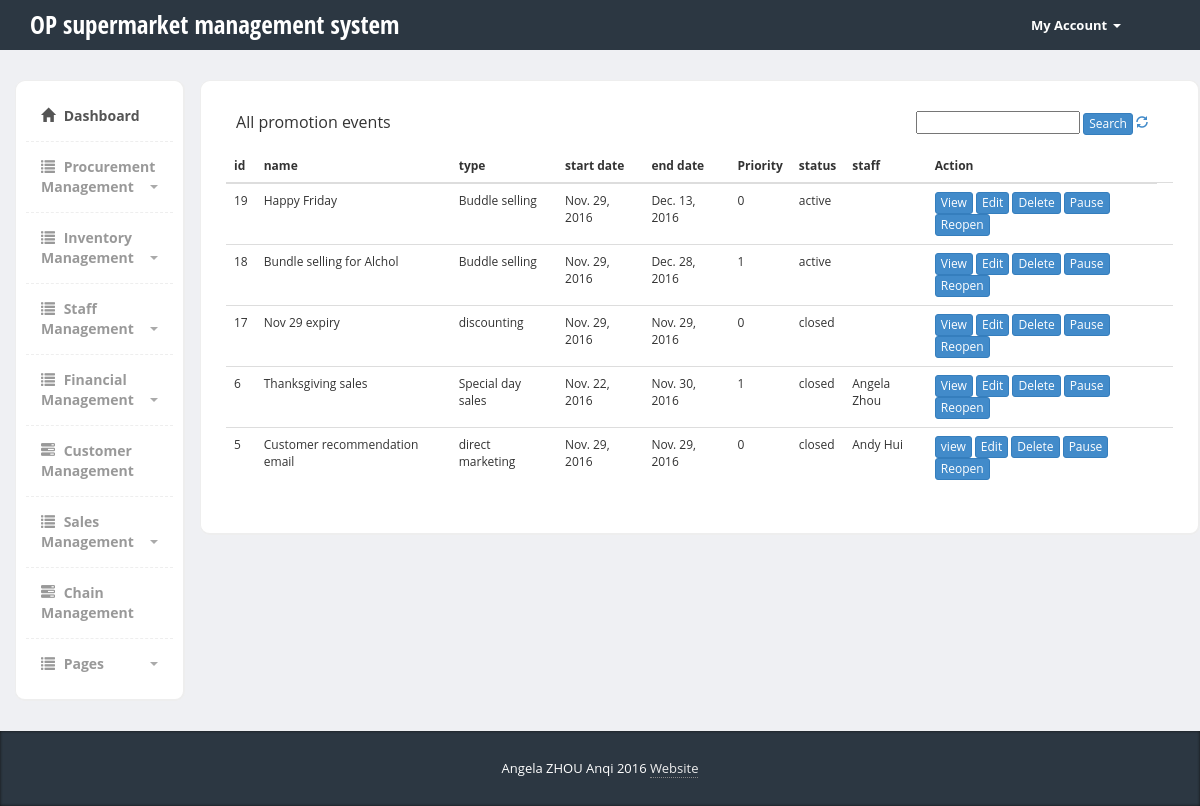
The app's page /sms/sales_management/proact_management/, older data.
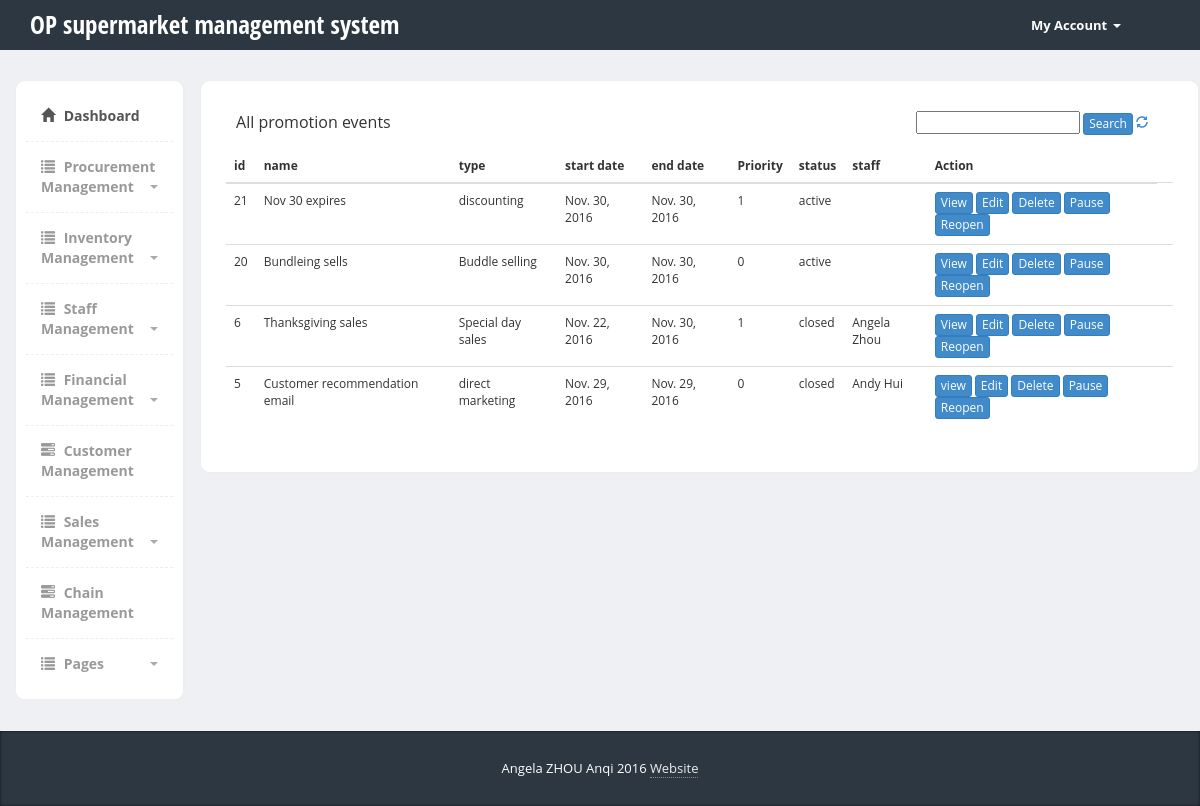
The same page, newer data.
### sms/models.py (models this page shows, shortened)
class Promo_event(models.Model):
    name = models.CharField(max_length=200)
    event_type= models.CharField(max_length=200)
    start_date   = models.DateField(default=datetime.now, blank=True)
    end_date   = models.DateField(default=datetime.now, blank=True)
    status = models.CharField(default='active', max_length=200)
    priority = models.IntegerField(default=1)
    staff = models.CharField(default=' ', max_length=200)

### sms/views.py (the view)
# urls.py: url(r'^sales_management/proact_view(?P<event_id>[0-9]+)/',views.proact_view,name ='proact_management')
def proact_management(request):
	event_list= Promo_event.objects.all().order_by('id').reverse()
	for event in event_list:
		if event.end_date < date.today():
			event.status = 'closed'
			event.save()
		elif event.start_date > date.today():
			event.status = 'Coming'
			event.save()
		elif event.status!='paused':
			event.status = 'active'
			event.save()
	context = {'event_list': event_list}
	return render(request, 'sms/promo_activitys.html', context)

### sms/templates/sms/promo_activitys.html (shortened to what the changed rows need)
{% load static %}
<!DOCTYPE html>
<html>
  <head>
    <link href="{% static 'sms/bootstrap/css/bootstrap.min.css'%}" rel="stylesheet">
    <link href="{% static 'sms/css/styles.css'%}" rel="stylesheet">
    <link href="{% static 'sms/vendors/font-awesome/css/font-awesome.min.css'%}" rel="stylesheet" type="text/css">
  </head>
  <body>
  	<div class="header">
	     <div class="container">
	        <div class="row">
	           <div class="col-md-5">
	              <div class="logo">
	                 <h1><a href="index.html">OP supermarket management system</a></h1>
	              </div>
	           </div>
	        </div>
	     </div>
	</div>
    <div class="page-content">
    	<div class="row">
          <div class="col-md-10">
        <div class="row">
          <div class="content-box-large">
            <div class="panel-body">
            <table cellpadding="0" cellspacing="0" border="0" class="table" cellspacing="0" >
              <thead>
                <tr>
                  <th>id</th>
                  <th>name</th>
                  <th>type</th>
                  <th>start date</th>
                  <th>end date</th>
                  <th>Priority</th>
                  <th>status</th>
                  <th>staff</th>
                  <th>Action</th>
                </tr>
              </thead>
              <tbody>
                {% if event_list%}
                  {% for event in event_list %}
                    <tr class="odd gradeX">
                      <td>{{ event.id}}</td>
                      <td>{{ event.name}}</td>
                      <td>{{ event.event_type}}</td>
                      <td>{{ event.start_date}}</td>
                      <td> {{ event.end_date}}</td>
                      <td> {{ event.priority}}</td>
                      <td> {{ event.status}}</td>
                      <td> {{ event.staff}}</td>
                      <td>
                            <button class="btn btn-primary btn-xs view_detail" id="{{ event.id}}" >View</button>
                            <button class="btn btn-primary btn-xs edit" id="{{ event.id}}" >Edit</button>
                            <button class="btn btn-primary btn-xs delete" id="{{ event.id}}">Delete</button>
                            <button class="btn btn-primary btn-xs pause" id="{{ event.id}}">Pause</button>
                            <button class="btn btn-primary btn-xs reopen" id="{{ event.id}}">Reopen</button>
                      <td>
                    </tr>
                    {% endfor %}
                  {%endif%}
              </tbody>
            </table>
        </div>
      </div>
        </div>
         </div>
    </div>
   </div>
  </body>
</html>

Row changes from the older to the newer data that the page shows:
removed Promo_event: id "19", name "Happy Friday", event_type "Buddle selling", start_date "Nov. 29, 2016", end_date "Dec. 13, 2016", priority "0", status "active"
removed Promo_event: id "18", name "Bundle selling for Alchol", event_type "Buddle selling", start_date "Nov. 29, 2016", end_date "Dec. 28, 2016", priority "1", status "active"
removed Promo_event: id "17", name "Nov 29 expiry", event_type "discounting", start_date "Nov. 29, 2016", end_date "Nov. 29, 2016", priority "0", status "closed"
added Promo_event: id "21", name "Nov 30 expires", event_type "discounting", start_date "Nov. 30, 2016", end_date "Nov. 30, 2016", priority "1", status "active"
added Promo_event: id "20", name "Bundleing sells", event_type "Buddle selling", start_date "Nov. 30, 2016", end_date "Nov. 30, 2016", priority "0", status "active"
